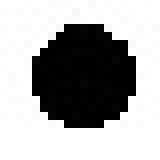
%> input picture UFRN/AulasPDI/Aula1/img/imagem1.jpg, 20 x 20 px (shown 8 times larger)
$ octave pratica-De-Aula1.m   (GNU Octave 9; MATLAB toolbox functions it lacks are replaced by stand-ins)
%> lines starting %> are read from the running program, lines starting %| are printed output that depends on the picture
close all
clear all


imPreto = imread('C:\Users\josue\OneDrive\Documentos\Repositorios\estudos\DigitalImageProcessing\UFRN\AulasPDI\Aula1\img\imagem1.jpg');
%> imPreto is the input picture: size 20x20x3 uint8; min 0, max 255, mean 169.4
imColorida = imread('C:\Users\josue\OneDrive\Documentos\Repositorios\estudos\DigitalImageProcessing\UFRN\AulasPDI\Aula1\img\imagem2.jpg');
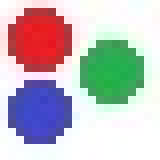
%> input picture UFRN/AulasPDI/Aula1/img/imagem2.jpg, 20 x 20 px (shown 8 times larger)
%> imColorida is the input picture: size 20x20x3 uint8; mean R, G, B 194.5, 189.7, 193.1

#
figure(1)
imshow(imPreto)

size(imPreto)
%> ans = [20 20 3]

imPreto

figure(2)
imshow(imColorida)

size(imColorida)
%> ans = [20 20 3]

imColorida

for i=1:size(imPreto, 1)
  for j=1:size(imPreto,2)
    if imPreto(i,j)<100
      imPreto(i,j) = 99;
    endif
  endfor
endfor

figure(3)
imshow(imPreto)
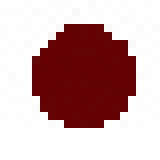
%> displayed picture: size 20x20x3, on the screen's scale of 0 to 255 (shown 8 times larger); mean R, G, B 202.2, 169.4, 169.4
